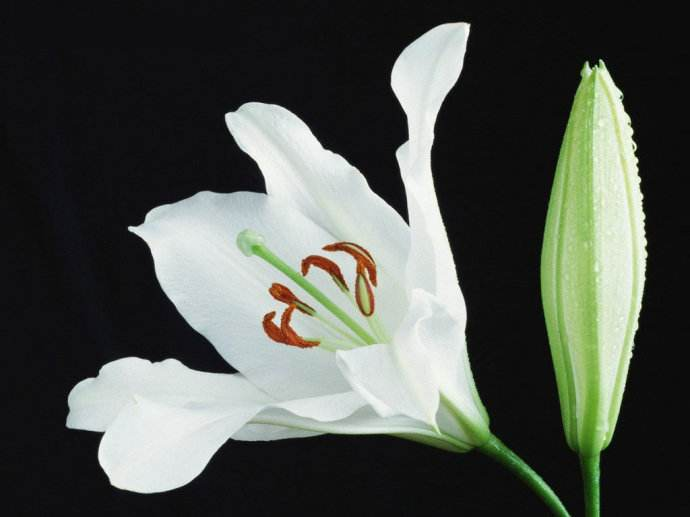
#> input picture 02.Python/09.DataScience/data/lily.jpg, 690 x 517 px, found by its file name
$ jupyter execute --allow-errors 04.numpy.ipynb   (older library calls are emulated)
#> lines starting #> are read from the running program, lines starting #| are printed output that depends on the picture
## 矩陣

1. 矩阵是numpy.matrix类类型的对象，该类继承自numpy.ndarray，任何针对多维数组的操作，对矩阵同样有效，但是作为子类矩阵又结合其自身的特点，做了必要的扩充，比如：乘法计算、求逆等。

2. 矩阵对象的创建可以通过以下三种方式：
    - `numpy.matrix(任何可被解释为矩阵的二维容器,copy=是否复制数据(缺省值为True，即复制数据))`
        - 如果copy的值为True(缺省)，所得到的矩阵对象与参数中的源容器共享同一份数据，否则，各自拥有独立的数据拷贝。

    - `numpy.mat(任何可被解释为矩阵的二维容器)`等价于`numpy.matrix(..., copy=False)`
        - 由该函数创建的矩阵对象与参数中的源容器一定共享数据，无法拥有独立的数据拷贝。

    - `numpy.bmat(拼块规则)`
        - 包含若干小矩阵数据的大矩阵，拼接规则由参数指定


3. 以上函数也可以接受字符串形式的矩阵描述：数据项通过空格分隔，数据行通过分号分隔。例如：
        '1 2 3; 4 5 6'
        / 1 2 3 \
        \ 4 5 6 /

[cell 1]
#mat.py
import numpy as np
a = np.array([
    [1, 2, 6],
    [3, 5, 7],
    [4, 8, 9]])
print(a, type(a))
b = np.matrix(a)
print(b, type(b))
b += 10
print(b)
print(a)

c = np.matrix(a, copy=False)
print(c, type(c))
c += 10
print(c)
print(a)

d = np.mat(a)
print(d, type(d))
d -= 10
print(d)
print(a)

e = np.mat('1 2 6; 3 5 7; 4 8 9')
print(e)

f = np.bmat('b e')
print(f)
g = np.bmat('b e; e b')

# 多維數組的乘法：對應元素相乘
h = a * a
print('h等於\n', h)
# 矩陣相乘：乘積矩陣的第i行第j列元素等於被乘矩陣的第i行於乘數矩陣的第j列的點積
i = e * e
print('i等於\n', i)
j = e.I
print('e的逆矩陣為\n', j)
print(j * e)

k = a.dot(a) # 數組使用矩陣乘法
l = np.linalg.inv(a) # 數組使用逆矩陣

## 通用函数
### 1. frompyfunc->ufunc对象
    def 标量函数(标量参数1, 标量参数2, ...):
        ...
        return 标量返回值1, 标量返回值2, ...
    矢量参数1
    矢量参数2
    ...
    numpy.frompyfunc(标量函数, 参数个数, 返回值个数)
        ->矢量函数 # numpy.ufunc类类型的对象，可调用对象
    矢量函数(矢量参数1, 矢量参数2, ...)
        ->矢量返回值1, 矢量返回值2

[cell 2]
# ufunc.py
import numpy as np

def foo(x, y):
    return x + y, x - y, x * y

def hum(x):
    def fun(y):
        return x + y, x - y, x * y
    return np.frompyfunc(fun, 1, 1)

x, y = 1, 4
print(foo(x, y))
X, Y = np.array([1, 2, 3]), np.array([4, 5, 6])
bar = np.frompyfunc(foo, 2, 3)
print(bar(X, Y))
print(np.frompyfunc(foo, 2, 3)(X, Y))
print(hum(100)(X))

### 2. 加法通用函数：add
    add.reduce() - 累加和
    add.accumulate() - 累加和过程
    add.reduceat() - 分段累加和
    add.outer() - 外和

[cell 3]
# add.py
a = np.arange(1, 7)
print(a)
b = a + a
print(b)

b = np.add(a, a)
print(b)

c = np.add.reduce(a)
print(c)
d = np.add.accumulate(a)
print(d)
e = np.add.reduceat(a, [0, 2, 4]) # 按照下標分段
print(e)
f = np.add.outer([10, 20, 30], a)
print(f)

g = np.outer([10, 20, 30], a) # 不加add的話是外積
print(g)

### 3. 除法通用函数
    [5 5 -5 -5]<真除>[2 -2 2 -2] = [2.5 -2.5 -2.5 2.5]
        numpy.true_divide()
        numpy.divide()
        /

    [5 5 -5 -5]<地板除>[2 -2 2 -2] = [2 -3 -3 2]
        numpy.floor_divide()
        //

    [5 5 -5 -5]<天花板除>[2 -2 2 -2] = [3 -2 -2 3]
        天花板取整(真除的结果)：numpy.ceil()

    [5 5 -5 -5]<截断除>[2 -2 2 -2] = [2 -2 -2 2]
        截断取整(真除的结果)：numpy.trunc()

[cell 4]
# div.py
a = np.array([5, 5, -5, -5])
b = np.array([2, -2, 2, -2])
print(a, b)
# c = np.true_divide(a, b)
# c = np.divide(a, b)
c = a / b
print(c)
# d = np.floor_divide(a, b)
d = a // b
print(d)
e = np.ceil(a / b).astype(int)
print(e)
f = np.trunc(a / b).astype(int)
print(f)

### 4. 取余通用函数
    被除数/除数=商...余数
    除数 * 商 + 余数 = 被除数

    [5 5 -5 -5]<地板除>[2 -2 2 -2] = [2 -3 -3 2]...[1 -1 1 -1]
    numpy.remainder()
    numpy.mod()
    %

    [5 5 -5 -5]<截断除>[2 -2 2 -2] = [2 -2 -2 2]...[1 1 -1 -1]
    numpy.fmod()

>Numpy将Python语言中针对标量的运算符，通过通用函数加以重载定义，以支持数组形式的矢量运算。

[cell 5]
# fib.py
import numpy as np
n = 35

# 递归方法
# def fibo(n):
#     return 1 if n < 3 else fibo(n - 1) + fibo(n - 2)
# print(fibo(n))

# 循环换位方法
fn_1, fn_2 = 0, 1
for i in range(n):
    fn = fn_1 + fn_2
    fn_1, fn_2 = fn, fn_1
print(fn)

# 矩阵乘方
print(int((np.mat('1. 1.; 1. 0.') ** (n - 1))[0, 0]))

# 斐波那契公式
r = np.sqrt(5)
print(int((((1 + r) / 2) ** n -
           ((1 - r) / 2) ** n) / r))

### 5. Numpy中的所有三角函数都是通用函数
    x = Asin(at+pi/2)
    y = Bsin(bt)

[cell 6]
# lissa.py
import numpy as np
import matplotlib.pyplot as mp
t = np.linspace(0, 2 * np.pi, 201)
A, a, B, b = 10, 9, 5, 8
x = A * np.sin(a * t + np.pi / 2)
y = B * np.sin(b * t)
mp.figure('Lissajous', facecolor='lightgray')
mp.title('Lissajous', fontsize=20)
mp.xlabel('x', fontsize=14)
mp.ylabel('y', fontsize=14)
mp.tick_params(labelsize=10)
mp.grid(linestyle=':')
mp.plot(x, y, c='orangered', label='Lissajous')
mp.legend()
mp.show()
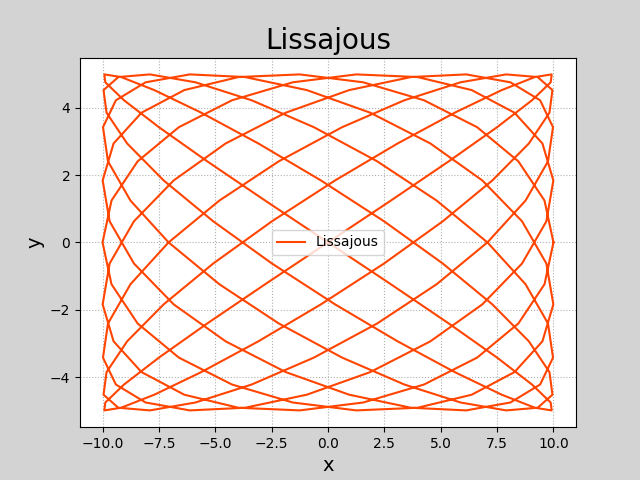
#> figure drawn by matplotlib, 1 panel

    y = 4/(1pi) sin(1x) 2 x 1 - 1
    y = 4/(3pi) sin(3x) 2 x 2 - 1
    y = 4/(5pi) sin(5x) 2 x 3 - 1

[cell 7]
import numpy as np
import matplotlib.pyplot as mp


def squarewave(n):
    k = np.arange(1, n + 1)

    def fun(x):
        return np.sum(4 / ((2 * k - 1) * np.pi) *
                      np.sin((2 * k - 1) * x))

    return np.frompyfunc(fun, 1, 1)


x = np.linspace(0, 2 * np.pi, 201)
y1 = squarewave(1)(x)
y2 = squarewave(2)(x)
y3 = squarewave(3)(x)
y4 = squarewave(10)(x)
y5 = squarewave(100)(x)
y6 = squarewave(1000)(x)
mp.figure('Squarewave', facecolor='lightgray')
mp.title('Squarewave', fontsize=20)
mp.xlabel('x', fontsize=14)
mp.ylabel('y', fontsize=14)
mp.tick_params(labelsize=10)
mp.grid(linestyle=':')
mp.plot(x, y1, label='n=1')
mp.plot(x, y2, label='n=2')
mp.plot(x, y3, label='n=3')
mp.plot(x, y4, label='n=10')
mp.plot(x, y5, label='n=100')
mp.plot(x, y6, label='n=1000')
mp.legend()
mp.show()
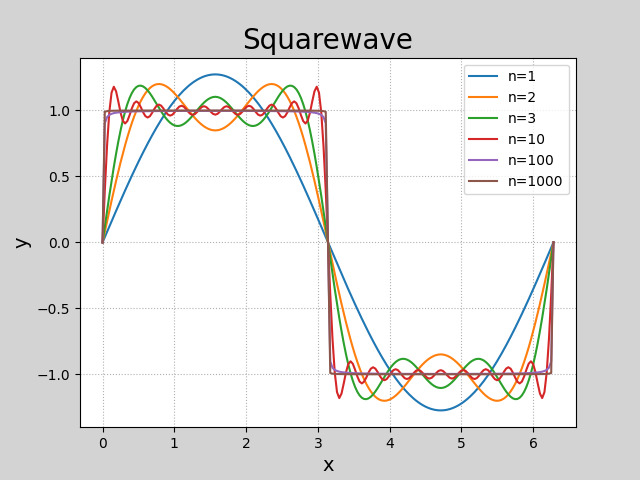
#> figure drawn by matplotlib, 1 panel; curve peaks at x = 1.57, y = 1.27; curve peaks at x = 0.785, y = 1.2; curve peaks at x = 2.61, y = 1.19

### 7. 位运算通用函数
    位异或：^/__xor__/bitwise_xor
    0 ^ 0 = 0
    0 ^ 1 = 1
    1 ^ 0 = 1
    1 ^ 1 = 0
    if a^b<0 then a和b异号

    位与：&/__and__/bitwise_and
    0 & 0 = 0
    0 & 1 = 0
    1 & 0 = 0
    1 & 1 = 1

    # 判断是否为2的幂
    1  2^0 00001   0 00000
    2  2^1 00010   1 00001
    4  2^2 00100   3 00011
    8  2^3 01000   7 00111
    16 2^4 10000  15 01111
    ...
    if a & (a-1) == 0 then a是2的幂

    位或：|/__or__/bitwise_or
    0 | 0 = 0
    0 | 1 = 1
    1 | 0 = 1
    1 | 1 = 1

    位反：~/__not__/bitwise_not
    ~0 = 1
    ~1 = 0

    移位：<</__lshift__/left_shift>>/__rshift__/right_shift
    左移1位相当于乘2，右移1位相当于除2。

[cell 8]
import numpy as np
a = np.array([0, -1, 2, -3, 4, -5])
b = np.array([0, 1, 2, 3, 4, 5])
print(a, b)
# c = a ^ b
# c = a.__xor__(b)
c = np.bitwise_xor(a, b)
print(c)
print(np.where(c < 0)[0])

d = np.arange(1, 21)
print(d)
# e = d & (d - 1)
# e = d.__and__(d - 1)
e = np.bitwise_and(d, d - 1)
print(e)
print(d[e == 0])


# f = d << 1
# f = d.__lshift__(1)
f = np.left_shift(d, 1)
print(f)
# g = d >> 1
# g = d.__rshift__(1)
g = np.right_shift(d, 1)
print(g)

## 线性代数模块(linalg)

### 1. 逆矩阵和广义逆矩阵

- 如果一个方阵A与另一个方阵B的乘积是一个单位矩阵，那么A和B就互为逆矩阵。
        np.linalg.inv(A)->A^-1

- 将以上有关逆矩阵的定义推广到非方阵，则称为广义逆矩阵。
        np.linalg.pinv(A)->A^-1
        np.matrix.I -> inv/pinv

[cell 9]
import numpy as np
A = np.mat('1 2 3; 8 9 4; 7 6 5')
print(A)
B = np.linalg.inv(A)
print(B)
print(A * B)
print(A.I)

C = np.mat('11 12 13 14; 20 21 22 15; 19 18 17 16')
print(C)
# D = np.linalg.inv(C)
D = np.linalg.pinv(C)
print(D)
print(C * D)
print(C.I)

E = np.mat('1 2 3; 4 5 6; 7 8 9')
print(E)
#> (the rest of this cell did not finish here and is left out)

### 2. 解线性方程组
$$
\left( \begin{array}{l}
x - 2y + z = 0\\
2y - 8z - 8 = 0\\
 - 4x + 5y + 9z + 9 = 0
\end{array} \right.
$$

$$
\left( \begin{array}{l}
1x +  - 2y + 1z = 0\\
0x + 2y +  - 8z = 8\\
 - 4x + 5y + 9z =  - 9
\end{array} \right.
$$

$$
\left( {\begin{array}{*{20}{c}}
1&{ - 2}&1\\
0&2&{ - 8}\\
{ - 4}&5&9
\end{array}} \right) \times \left( {\begin{array}{*{20}{c}}
x\\
y\\
z
\end{array}} \right) = \left( {\begin{array}{*{20}{c}}
0\\
8\\
{ - 9}
\end{array}} \right)
$$

                           a                x           b
                             = np.linalg.lstsq(a, b)[0] -> 拟合
                             = np.linalg.solve(a, b) -> 解

[cell 10]
import numpy as np
a = np.mat('1 -2 1; 0 2 -8; -4 5 9')
b = np.mat('0; 8; -9')
x = np.linalg.solve(a, b)
print(x)
x = np.linalg.lstsq(a, b)[0]
print(x)

### 3. 特征值和特征向量
- 对于n阶方阵A，如果存在数a和非零n维列向量x，使得Ax=ax，则称a是矩阵A的一个特征值，x是矩阵A属于特征值a的特征向量
        np.linalg.eig(A) -> 特征值数组，特征向量数组
                                 [a1       a2]
                                [[x11     x12]
                                [x21     x22]]

[cell 11]
import numpy as np
A = np.mat('3 -2; 1 0')
print(A)
eigvals, eigvecs = np.linalg.eig(A)
print(eigvals)
print(eigvecs)
print(A * eigvecs[:, 0])
print(eigvals[0] * eigvecs[:, 0])
print(A * eigvecs[:, 1])
print(eigvals[1] * eigvecs[:, 1])

### 4. 奇异值分解

- 主对角线上的元素称为矩阵M的奇异值，其它元素均为0
                    |
            M = U x S x V
                |       |
                 正交矩阵
          UxU^T = E = VxV^T
        np.linalg.svd(M, full_matrices=False)-> U, 奇异值, V

[cell 12]
import numpy as np
M = np.mat('4 11 14; 8 7 -2')
print(M)
U, sv, V = np.linalg.svd(M, full_matrices=False)
print(U * U.T)
print(V * V.T)
print(sv)
S = np.diag(sv)
print(S)
print(U * S * V)

### 5. 行列式
    np.det(方阵)->行列式的值

[cell 13]
import numpy as np
A = np.mat('2 1; 3 4')
print(A)
print(np.linalg.det(A))
B = np.mat('3 2 1; 4 9 8; 5 6 7')
print(B)
print(np.linalg.det(B))

## 快速傅里叶变换模块(fft)
- 原函数：y = f(x) - 时间/空间域函数
- 一系列正弦函数的叠加
        y = A1sin(w1x+fai1) + A2sin(w2x+fai2) + ... + Ansin(wnx+fain) + R
        n->oo: R->0
        [x1, x2, ..., xn]->[y1, y2, ..., yn]

        w1->A1, fai1 \
        w2->A2, fai2  | A,fai = f'(w) - 频率域函数
        ...                      |
        wn->An, fain /
          f(x) -傅里叶变换-> f'(w)
        时空域                     频率域
          f(x) <-反傅里叶变换- f'(w)
        时空域                         频率域
        np.fft.fftfreq(采样数, 采样周期)->频率序列
        np.fft.fft(原函数值序列) -> 目标函数值序列(复数)
        复数的模反映了振幅A，辐角反映了初相位fai
        np.fft.ifft(目标函数值序列(复数))->原函数值序列

[cell 14]
import numpy as np
import numpy.fft as nf
import matplotlib.pyplot as mp
times = np.linspace(0, 2 * np.pi, 201)
sigs1 = 4 / (1 * np.pi) * np.sin(1 * times)
sigs2 = 4 / (3 * np.pi) * np.sin(3 * times)
sigs3 = 4 / (5 * np.pi) * np.sin(5 * times)
sigs4 = 4 / (7 * np.pi) * np.sin(7 * times)
sigs5 = 4 / (9 * np.pi) * np.sin(9 * times)
sigs6 = sigs1 + sigs2 + sigs3 + sigs4 + sigs5
freqs = nf.fftfreq(times.size, times[1] - times[0])
ffts = nf.fft(sigs6)
pows = np.abs(ffts)
sigs7 = nf.ifft(ffts).real
mp.subplot(121)
mp.title('Time Domain', fontsize=16)
mp.xlabel('Time', fontsize=12)
mp.ylabel('Signal', fontsize=12)
mp.tick_params(labelsize=10)
mp.grid(linestyle=':')
mp.plot(times, sigs1, label='{:.4f}'.format(
        1 / (2 * np.pi)))
mp.plot(times, sigs2, label='{:.4f}'.format(
        3 / (2 * np.pi)))
mp.plot(times, sigs3, label='{:.4f}'.format(
        5 / (2 * np.pi)))
mp.plot(times, sigs4, label='{:.4f}'.format(
        7 / (2 * np.pi)))
mp.plot(times, sigs5, label='{:.4f}'.format(
        9 / (2 * np.pi)))
mp.plot(times, sigs6, label='{:.4f}'.format(
        1 / (2 * np.pi)))
mp.plot(times, sigs7, label='{:.4f}'.format(
        1 / (2 * np.pi)), alpha=0.5, linewidth=6)
mp.legend()
mp.subplot(122)
mp.title('Frequency Domain', fontsize=16)
mp.xlabel('Frequency', fontsize=12)
mp.ylabel('Power', fontsize=12)
mp.tick_params(labelsize=10)
mp.grid(linestyle=':')
mp.plot(freqs[freqs >= 0], pows[freqs >= 0],
        c='orangered', label='Frequency Spectrum')
mp.legend()
mp.tight_layout()
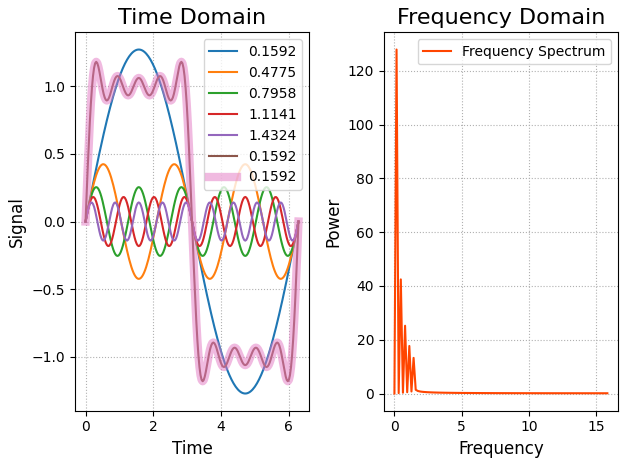
#> figure drawn by matplotlib, 2 panels; panel 1: curve peaks at x = 1.57, y = 1.27; panel 1: curve peaks at x = 4.71, y = 0.424; panel 1: curve peaks at x = 0.314, y = 0.255; panel 2: curve peaks at x = 0.158, y = 127.9

- 基于傅里叶变换的频域滤波
                ____________________IFFT_____________________
               |                                            |
               v                                            |
        高能信号\                 FFT                  频域滤波          |
                >含噪信号----->含噪频谱---------->高能频谱
        低能噪声/

[cell 15]
import numpy as np
import numpy.fft as nf
import scipy.io.wavfile as wf
import matplotlib.pyplot as mp
#> (the rest of this cell did not finish here and is left out)

## 随机数模块(random)

生成服从特定统计规律的随机数序列。

### 1. 二项分布

- `np.random.binomial(n, p, size)`

- 产生size个随机数，每个随机数来自n次尝试中的成功次数，其中每次尝试成功的概率为p。

[cell 16]
# 猜硬币游戏：初始筹码1000，每轮猜9次，猜对5次及5次以上为赢，筹码加1，否则为输，筹码减1，求10000轮的过程中手中筹码的变化。
# 代码：bi.py
import numpy as np
import matplotlib.pyplot as mp
outcomes = np.random.binomial(9, 0.5, 10000)
chips = [1000]
for outcome in outcomes:
    if outcome >= 5:
        chips.append(chips[-1] + 1)
    else:
        chips.append(chips[-1] - 1)
chips = np.array(chips)
mp.figure('Binomial Distribution',
          facecolor='lightgray')
mp.title('Binomial Distribution', fontsize=20)
mp.xlabel('Round', fontsize=14)
mp.ylabel('Chip', fontsize=14)
mp.tick_params(labelsize=12)
mp.grid(linestyle=':')
o, h, l, c = 0, chips.argmax(), chips.argmin(), \
    chips.size - 1
if chips[o] < chips[c]:
    color = 'orangered'
elif chips[c] < chips[o]:
    color = 'limegreen'
else:
    color = 'dodgerblue'
mp.plot(chips, c=color, label='Chip')
mp.axhline(y=chips[o], linestyle='--',
           color='deepskyblue', linewidth=1)
mp.axhline(y=chips[h], linestyle='--',
           color='crimson', linewidth=1)
mp.axhline(y=chips[l], linestyle='--',
           color='seagreen', linewidth=1)
mp.axhline(y=chips[c], linestyle='--',
           color='orange', linewidth=1)
mp.legend()
mp.show()
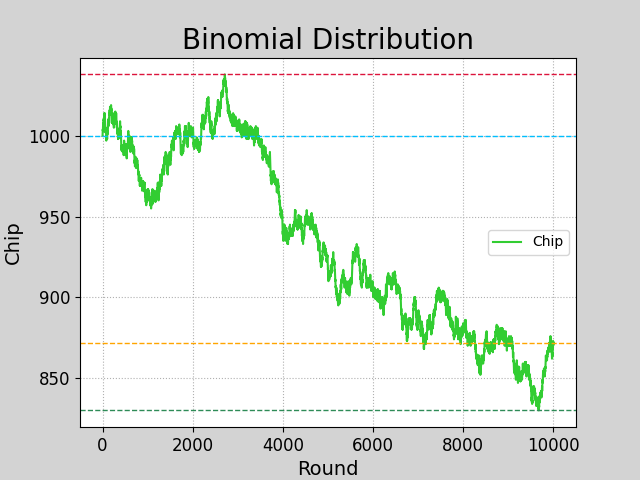
#> figure drawn by matplotlib, 1 panel; curve peaks at x = 2712, y = 1038

### 2. 超几何分布

- `np.random.hypergeometric(ngood, nbad, nsample, size)`

- 产生size个随机数，每个随机数来自随机抽取nsample个样本中好样本的个数，总样本由ngood个好样本和nbad个坏样本组成

[cell 17]
# 模球游戏：将25个好球和1个坏球放在一起，每次模3个球，全为好球加1分，只要摸到了坏球减6分，求100轮的过程中分值的变化。
# 代码：hyper.py
import numpy as np
import matplotlib.pyplot as mp

outcomes = np.random.hypergeometric(25, 1, 3, 100)
scores = [0]
for outcome in outcomes:
    if outcome == 3:
        scores.append(scores[-1] + 1)
    else:
        scores.append(scores[-1] - 6)
scores = np.array(scores)
mp.figure('Hypergeometric Distribution',
          facecolor='lightgray')
mp.title('Hypergeometric Distribution', fontsize=20)
mp.xlabel('Round', fontsize=14)
mp.ylabel('Score', fontsize=14)
mp.tick_params(labelsize=12)
mp.grid(linestyle=':')
o, h, l, c = 0, scores.argmax(), scores.argmin(), \
    scores.size - 1
if scores[o] < scores[c]:
    color = 'orangered'
elif scores[c] < scores[o]:
    color = 'limegreen'
else:
    color = 'dodgerblue'
mp.plot(scores, c=color, label='Score')
mp.axhline(y=scores[o], linestyle='--',
           color='deepskyblue', linewidth=1)
mp.axhline(y=scores[h], linestyle='--',
           color='crimson', linewidth=1)
mp.axhline(y=scores[l], linestyle='--',
           color='seagreen', linewidth=1)
mp.axhline(y=scores[c], linestyle='--',
           color='orange', linewidth=1)
mp.legend()
mp.show()
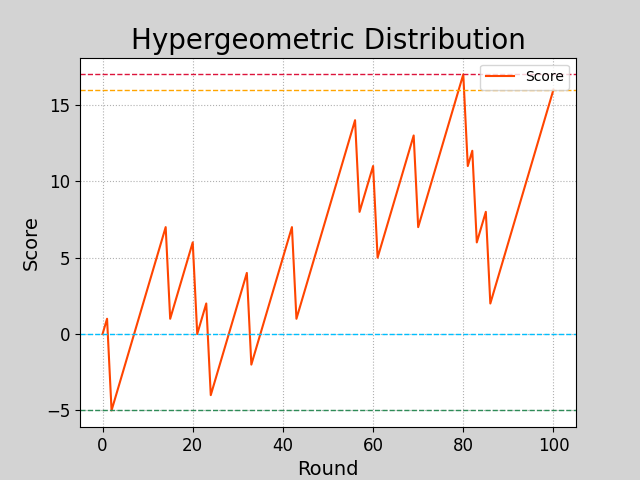
#> figure drawn by matplotlib, 1 panel; curve peaks at x = 80, y = 17

### 3. 标准正态分布

- `np.random.norm(size)`

- `产生size个随机数，服从标准正态(平均值=0, 标准差=1)分布。

- 概率密度：$f(x) = \frac{{{e^{ - \frac{{{{(x - \mu )}^2}}}{{2{\sigma ^2}}}}}}}{{\sigma \sqrt {2\pi } }}$

[cell 18]
# norm.py
import numpy as np
import matplotlib.pyplot as mp

samples = np.random.normal(size=10000)
mp.figure('Normal Distribution', facecolor='lightgray')
mp.title('Normal Distribution', fontsize=20)
mp.xlabel('Sample', fontsize=14)
mp.ylabel('Occurrence', fontsize=14)
mp.tick_params(labelsize=12)
mp.grid(axis='y', linestyle=':')

bins = mp.hist(samples, 100, normed=True,
               edgecolor='steelblue',
               facecolor='deepskyblue',
               label='Normal')[1]

probs = np.exp(-bins ** 2 / 2) / np.sqrt(2 * np.pi)

mp.plot(bins, probs, 'o-', c='orangered',
        label='Probability')
mp.legend()
mp.show()
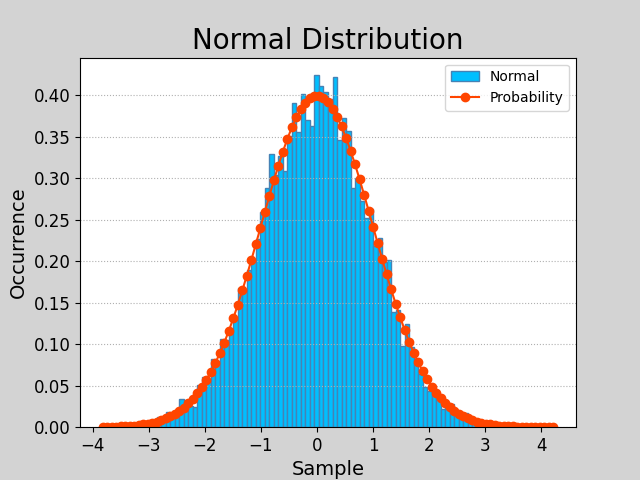
#> figure drawn by matplotlib, 1 panel; tallest bar 0.424 high, from x = -0.0434 to 0.0371; curve peaks at x = 0.0371, y = 0.399

# 杂项

## 1. 排序

### 联合间接排序

- `numpy.lexsort((参考序列, 待排序列))` -> 有序索引
        [张三 李四 王五 赵六]
        [70   60    80    70]<-[30 20 30 20]

- `numpy.sort_complex(复数数组)`
    - 按照实部的升序排列，对于实部相同的元素，参考虚部的升序，直接返回排序后的结果数组。
- `numpy.searchsorted(有序序列, 待插序列)` ->**位置**数组
    - 表示将待插序列中的元素插入到有序序列中的哪些位置处，结果依然有序
- `numpy.insert(被插序列, 位置序列, 待插序列)` ->将待插序列中的元素
    - 按照位置序列中的位置，插入到被插序列中，返回插入后的结果

[cell 19]
# sort.py
import numpy as np
ages = np.array([30, 20, 30, 20])
scores = np.array([70, 60, 80, 70])
names = np.array(['zhangsan', 'lisi', 'wangwu', 'zhaoliu'])
# 按照成绩的升序打印姓名，成绩相同的按照年龄的升序排列
print(np.take(names, np.lexsort((ages, scores))))

compleies = scores + ages * 1j
print(compleies)
sorted_compleies = np.sort_complex(compleies)
print(sorted_compleies)
#             0  1  2  3  4  5  6

a = np.array([1, 2, 4, 5, 6, 8, 9])
b = np.array([7, 3])
c = np.searchsorted(a, b)
print(c)
d = np.insert(a, c, b)
print(d)

## 2. 插值
    import scipy.interpolate as si
    si.interp1d(离散水平坐标, 离散垂直坐标, kind=插值算法(缺省为线性插值)) -> 插值器
    插值器(水平坐标)->垂直坐标

[cell 20]
import numpy as np
import scipy.interpolate as si
import matplotlib.pyplot as mp

min_x, max_x = -2.5, 2.5
con_x = np.linspace(min_x, max_x, 1001)
con_y = np.sinc(con_x)
dis_x = np.linspace(min_x, max_x, 11)
dis_y = np.sinc(dis_x)

# 线性插值
linear = si.interp1d(dis_x, dis_y)
lin_x = np.linspace(min_x, max_x, 51)
lin_y = linear(lin_x)

# 三次样条插值
cubic = si.interp1d(dis_x, dis_y, kind='cubic')
cub_x = np.linspace(min_x, max_x, 51)
cub_y = cubic(cub_x)


mp.figure('Interpolation', facecolor='lightgray')

mp.subplot(221)
mp.title('Continuous', fontsize=16)
mp.ylabel('y', fontsize=12)
mp.tick_params(labelsize=10)
mp.grid(linestyle=':')
mp.plot(con_x, con_y, c='hotpink',
        label='Continuous')
mp.legend()

mp.subplot(222)
mp.title('Discrete', fontsize=16)
mp.tick_params(labelsize=10)
mp.grid(linestyle=':')
mp.scatter(dis_x, dis_y, c='orangered', s=80,
           label='Discrete')
mp.legend()

mp.subplot(223)
mp.title('Linear', fontsize=16)
mp.xlabel('x', fontsize=12)
mp.ylabel('y', fontsize=12)
mp.tick_params(labelsize=10)
mp.grid(linestyle=':')
mp.plot(lin_x, lin_y, 'o-', c='limegreen',
        label='Linear')
mp.scatter(dis_x, dis_y, c='orangered', s=80,
           zorder=3)
mp.legend()

mp.subplot(224)
mp.title('Cubic', fontsize=16)
mp.xlabel('x', fontsize=12)
mp.tick_params(labelsize=10)
mp.grid(linestyle=':')
mp.plot(cub_x, cub_y, 'o-', c='dodgerblue',
        label='Cubic')
mp.scatter(dis_x, dis_y, c='orangered', s=80,
           zorder=3)
mp.legend()


mp.tight_layout()
mp.show()

## 3. 积分
    import scipy.integrate as si
    si.quad(积分函数, 积分下限, 积分上限)->积分值, 最大误差

[cell 21]
import numpy as np
import scipy.integrate as si
import matplotlib.pyplot as mp
import matplotlib.patches as mc

# 定义函数
def f(x):
    return 2 * x ** 2 + 3 * x + 4

# 确定x范围
a, b = -5, 5
x1 = np.linspace(a, b, 1001)
y1 = f(x1)

# 用scipy来计算积分
area = si.quad(f, a, b)[0]
print(area)

# 手动分割小梯形来计算面积，n越大，越接近真实值
n = 10
x2 = np.linspace(a, b, n + 1)
y2 = f(x2)
area = 0
for i in range(n):
    area += (y2[i] + y2[i + 1]) * (x2[i + 1] - x2[i]) / 2
print(area)

# 绘制函数图
mp.figure('Integral', dpi=120, facecolor='lightgray')
mp.title('Integral', fontsize=20)
mp.xlabel('x', fontsize=14)
mp.ylabel('y', fontsize=14)
mp.tick_params(labelsize=10)
mp.grid(linestyle=':')
mp.plot(x1, y1, c='orangered', linewidth=6,
        label=r'$y=2x^2+3x+4$', zorder=0)

for i in range(n):
    mp.gca().add_patch(mc.Polygon([
        [x2[i], 0], [x2[i], y2[i]],
        [x2[i + 1], y2[i + 1]], [x2[i + 1], 0]],
        fc='deepskyblue', ec='dodgerblue',
        alpha=0.5))

mp.legend()
mp.show()

## 4. 图像
    scipy.ndimage中提供了一些简单的图像处理，如高斯模糊、任意角度旋转、边缘识别等功能。

[cell 22]
import numpy as np
import scipy.misc as sm # 杂项工具
import scipy.ndimage as sn
import matplotlib.pyplot as mp

original = sm.imread('../data/lily.jpg', True) # True就是黑白
print(original.shape, original.dtype)
#| (517, 690) float32
#> (the rest of the program and of its run is left out)
